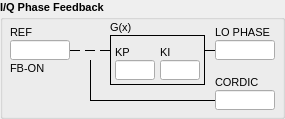
     <widget class="QGroupBox" name="groupBox_2">
      <property name="sizePolicy">
       <sizepolicy hsizetype="Minimum" vsizetype="Minimum">
        <horstretch>0</horstretch>
        <verstretch>0</verstretch>
       </sizepolicy>
      </property>
      <property name="minimumSize">
       <size>
        <width>285</width>
        <height>115</height>
       </size>
      </property>
      <property name="font">
       <font>
        <pointsize>8</pointsize>
        <weight>75</weight>
        <bold>true</bold>
       </font>
      </property>
      <property name="title">
       <string>I/Q Phase Feedback</string>
      </property>
      <widget class="caLineEdit" name="caLineEdit_2">
       <property name="geometry">
        <rect>
         <x>215</x>
         <y>90</y>
         <width>60</width>
         <height>20</height>
        </rect>
       </property>
       <property name="minimumSize">
        <size>
         <width>60</width>
         <height>0</height>
        </size>
       </property>
       <property name="font">
        <font>
         <family>Lucida Sans Typewriter</family>
         <pointsize>8</pointsize>
        </font>
       </property>
       <property name="alignment">
        <set>Qt::AlignAbsolute|Qt::AlignRight|Qt::AlignTrailing|Qt::AlignVCenter</set>
       </property>
       <property name="channel" stdset="0">
        <string notr="true">$(DEV):PH-REF-R</string>
       </property>
       <property name="foreground">
        <color>
         <red>0</red>
         <green>0</green>
         <blue>0</blue>
        </color>
       </property>
       <property name="background">
        <color>
         <red>187</red>
         <green>187</green>
         <blue>187</blue>
        </color>
       </property>
       <property name="colorMode">
        <enum>caLineEdit::Static</enum>
       </property>
       <property name="precisionMode">
        <enum>caLineEdit::Channel</enum>
       </property>
       <property name="limitsMode">
        <enum>caLineEdit::Channel</enum>
       </property>
       <property name="maxValue">
        <double>1.000000000000000</double>
       </property>
       <property name="minValue">
        <double>0.000000000000000</double>
       </property>
       <property name="fontScaleMode">
        <enum>caLineEdit::None</enum>
       </property>
       <property name="formatType">
        <enum>caLineEdit::decimal</enum>
       </property>
      </widget>
      <widget class="caGraphics" name="caGraphics_1">
       <property name="geometry">
        <rect>
         <x>80</x>
         <y>40</y>
         <width>20</width>
         <height>20</height>
        </rect>
       </property>
       <property name="foreground">
        <color>
         <red>0</red>
         <green>0</green>
         <blue>0</blue>
        </color>
       </property>
       <property name="linestyle" stdset="0">
        <enum>caGraphics::Solid</enum>
       </property>
       <property name="lineColor">
        <color>
         <red>0</red>
         <green>0</green>
         <blue>0</blue>
        </color>
       </property>
       <property name="form">
        <enum>caGraphics::Circle</enum>
       </property>
       <property name="background" stdset="0">
        <color alpha="0">
         <red>0</red>
         <green>0</green>
         <blue>0</blue>
        </color>
       </property>
      </widget>
      <widget class="caTextEntry" name="caTextEntry_4">
       <property name="geometry">
        <rect>
         <x>10</x>
         <y>40</y>
         <width>60</width>
         <height>20</height>
        </rect>
       </property>
       <property name="minimumSize">
        <size>
         <width>60</width>
         <height>0</height>
        </size>
       </property>
       <property name="font">
        <font>
         <family>Lucida Sans Typewriter</family>
         <pointsize>8</pointsize>
        </font>
       </property>
       <property name="channel" stdset="0">
        <string notr="true">$(DEV):PH-REF-FB-REF</string>
       </property>
       <property name="foreground">
        <color>
         <red>0</red>
         <green>0</green>
         <blue>0</blue>
        </color>
       </property>
       <property name="background">
        <color>
         <red>187</red>
         <green>187</green>
         <blue>187</blue>
        </color>
       </property>
       <property name="colorMode">
        <enum>caLineEdit::Static</enum>
       </property>
       <property name="precision">
        <number>1</number>
       </property>
       <property name="precisionMode">
        <enum>caLineEdit::User</enum>
       </property>
       <property name="limitsMode">
        <enum>caLineEdit::Channel</enum>
       </property>
       <property name="maxValue">
        <double>1.000000000000000</double>
       </property>
       <property name="minValue">
        <double>0.000000000000000</double>
       </property>
       <property name="fontScaleMode">
        <enum>caLineEdit::Height</enum>
       </property>
       <property name="formatType">
        <enum>caLineEdit::decimal</enum>
       </property>
      </widget>
      <widget class="caLineEdit" name="caLineEdit_3">
       <property name="geometry">
        <rect>
         <x>215</x>
         <y>40</y>
         <width>60</width>
         <height>20</height>
        </rect>
       </property>
       <property name="minimumSize">
        <size>
         <width>60</width>
         <height>0</height>
        </size>
       </property>
       <property name="font">
        <font>
         <family>Lucida Sans Typewriter</family>
         <pointsize>8</pointsize>
        </font>
       </property>
       <property name="alignment">
        <set>Qt::AlignAbsolute|Qt::AlignRight|Qt::AlignTrailing|Qt::AlignVCenter</set>
       </property>
       <property name="channel" stdset="0">
        <string notr="true">$(DEV):PH-REF-FB-VAL</string>
       </property>
       <property name="foreground">
        <color>
         <red>0</red>
         <green>0</green>
         <blue>0</blue>
        </color>
       </property>
       <property name="background">
        <color>
         <red>187</red>
         <green>187</green>
         <blue>187</blue>
        </color>
       </property>
       <property name="colorMode">
        <enum>caLineEdit::Static</enum>
       </property>
       <property name="precisionMode">
        <enum>caLineEdit::Channel</enum>
       </property>
       <property name="limitsMode">
        <enum>caLineEdit::Channel</enum>
       </property>
       <property name="maxValue">
        <double>1.000000000000000</double>
       </property>
       <property name="minValue">
        <double>0.000000000000000</double>
       </property>
       <property name="fontScaleMode">
        <enum>caLineEdit::None</enum>
       </property>
       <property name="formatType">
        <enum>caLineEdit::decimal</enum>
       </property>
      </widget>
      <widget class="caChoice" name="caChoice_3">
       <property name="geometry">
        <rect>
         <x>10</x>
         <y>75</y>
         <width>60</width>
         <height>30</height>
        </rect>
       </property>
       <property name="sizePolicy">
        <sizepolicy hsizetype="Fixed" vsizetype="Fixed">
         <horstretch>0</horstretch>
         <verstretch>0</verstretch>
        </sizepolicy>
       </property>
       <property name="minimumSize">
        <size>
         <width>60</width>
         <height>30</height>
        </size>
       </property>
       <property name="font">
        <font>
         <pointsize>8</pointsize>
        </font>
       </property>
       <property name="channel" stdset="0">
        <string notr="true">$(DEV):PH-REF-FB-ON</string>
       </property>
       <property name="foreground">
        <color>
         <red>0</red>
         <green>0</green>
         <blue>0</blue>
        </color>
       </property>
       <property name="background">
        <color>
         <red>187</red>
         <green>187</green>
         <blue>187</blue>
        </color>
       </property>
       <property name="colorMode">
        <enum>caChoice::Static</enum>
       </property>
       <property name="endBit">
        <number>1</number>
       </property>
       <property name="fontScaleMode">
        <enum>EPushButton::None</enum>
       </property>
      </widget>
      <widget class="Line" name="line_41">
       <property name="geometry">
        <rect>
         <x>90</x>
         <y>95</y>
         <width>125</width>
         <height>10</height>
        </rect>
       </property>
       <property name="frameShadow">
        <enum>QFrame::Plain</enum>
       </property>
       <property name="lineWidth">
        <number>1</number>
       </property>
       <property name="orientation">
        <enum>Qt::Horizontal</enum>
       </property>
      </widget>
      <widget class="Line" name="line_48">
       <property name="geometry">
        <rect>
         <x>85</x>
         <y>60</y>
         <width>10</width>
         <height>40</height>
        </rect>
       </property>
       <property name="frameShadow">
        <enum>QFrame::Plain</enum>
       </property>
       <property name="lineWidth">
        <number>1</number>
       </property>
       <property name="orientation">
        <enum>Qt::Vertical</enum>
       </property>
      </widget>
      <widget class="Line" name="line_31">
       <property name="geometry">
        <rect>
         <x>100</x>
         <y>45</y>
         <width>10</width>
         <height>10</height>
        </rect>
       </property>
       <property name="frameShadow">
        <enum>QFrame::Plain</enum>
       </property>
       <property name="lineWidth">
        <number>1</number>
       </property>
       <property name="orientation">
        <enum>Qt::Horizontal</enum>
       </property>
      </widget>
      <widget class="Line" name="line_32">
       <property name="geometry">
        <rect>
         <x>70</x>
         <y>45</y>
         <width>10</width>
         <height>10</height>
        </rect>
       </property>
       <property name="frameShadow">
        <enum>QFrame::Plain</enum>
       </property>
       <property name="lineWidth">
        <number>1</number>
       </property>
       <property name="orientation">
        <enum>Qt::Horizontal</enum>
       </property>
      </widget>
      <widget class="Line" name="line_33">
       <property name="geometry">
        <rect>
         <x>205</x>
         <y>45</y>
         <width>10</width>
         <height>10</height>
        </rect>
       </property>
       <property name="frameShadow">
        <enum>QFrame::Plain</enum>
       </property>
       <property name="lineWidth">
        <number>1</number>
       </property>
       <property name="orientation">
        <enum>Qt::Horizontal</enum>
       </property>
      </widget>
      <widget class="Line" name="line_38">
       <property name="geometry">
        <rect>
         <x>85</x>
         <y>45</y>
         <width>10</width>
         <height>10</height>
        </rect>
       </property>
       <property name="frameShadow">
        <enum>QFrame::Plain</enum>
       </property>
       <property name="lineWidth">
        <number>1</number>
       </property>
       <property name="orientation">
        <enum>Qt::Horizontal</enum>
       </property>
      </widget>
      <widget class="QLabel" name="label_39">
       <property name="geometry">
        <rect>
         <x>215</x>
         <y>25</y>
         <width>60</width>
         <height>15</height>
        </rect>
       </property>
       <property name="sizePolicy">
        <sizepolicy hsizetype="Preferred" vsizetype="Fixed">
         <horstretch>0</horstretch>
         <verstretch>0</verstretch>
        </sizepolicy>
       </property>
       <property name="minimumSize">
        <size>
         <width>0</width>
         <height>15</height>
        </size>
       </property>
       <property name="font">
        <font>
         <weight>50</weight>
         <bold>false</bold>
        </font>
       </property>
       <property name="text">
        <string>LO PHASE</string>
       </property>
       <property name="alignment">
        <set>Qt::AlignLeading|Qt::AlignLeft|Qt::AlignVCenter</set>
       </property>
      </widget>
      <widget class="QLabel" name="label_40">
       <property name="geometry">
        <rect>
         <x>215</x>
         <y>75</y>
         <width>60</width>
         <height>15</height>
        </rect>
       </property>
       <property name="sizePolicy">
        <sizepolicy hsizetype="Preferred" vsizetype="Fixed">
         <horstretch>0</horstretch>
         <verstretch>0</verstretch>
        </sizepolicy>
       </property>
       <property name="minimumSize">
        <size>
         <width>0</width>
         <height>15</height>
        </size>
       </property>
       <property name="font">
        <font>
         <weight>50</weight>
         <bold>false</bold>
        </font>
       </property>
       <property name="text">
        <string>CORDIC</string>
       </property>
       <property name="alignment">
        <set>Qt::AlignLeading|Qt::AlignLeft|Qt::AlignVCenter</set>
       </property>
      </widget>
      <widget class="QLabel" name="label_41">
       <property name="geometry">
        <rect>
         <x>10</x>
         <y>60</y>
         <width>56</width>
         <height>16</height>
        </rect>
       </property>
       <property name="sizePolicy">
        <sizepolicy hsizetype="Preferred" vsizetype="Fixed">
         <horstretch>0</horstretch>
         <verstretch>0</verstretch>
        </sizepolicy>
       </property>
       <property name="minimumSize">
        <size>
         <width>0</width>
         <height>15</height>
        </size>
       </property>
       <property name="font">
        <font>
         <weight>50</weight>
         <bold>false</bold>
        </font>
       </property>
       <property name="text">
        <string>FB-ON</string>
       </property>
       <property name="alignment">
        <set>Qt::AlignLeading|Qt::AlignLeft|Qt::AlignVCenter</set>
       </property>
      </widget>
      <widget class="QLabel" name="label_42">
       <property name="geometry">
        <rect>
         <x>10</x>
         <y>25</y>
         <width>40</width>
         <height>15</height>
        </rect>
       </property>
       <property name="sizePolicy">
        <sizepolicy hsizetype="Preferred" vsizetype="Fixed">
         <horstretch>0</horstretch>
         <verstretch>0</verstretch>
        </sizepolicy>
       </property>
       <property name="minimumSize">
        <size>
         <width>0</width>
         <height>15</height>
        </size>
       </property>
       <property name="font">
        <font>
         <weight>50</weight>
         <bold>false</bold>
        </font>
       </property>
       <property name="text">
        <string>REF</string>
       </property>
       <property name="alignment">
        <set>Qt::AlignLeading|Qt::AlignLeft|Qt::AlignVCenter</set>
       </property>
      </widget>
      <widget class="QLabel" name="label_43">
       <property name="geometry">
        <rect>
         <x>110</x>
         <y>20</y>
         <width>40</width>
         <height>15</height>
        </rect>
       </property>
       <property name="sizePolicy">
        <sizepolicy hsizetype="Preferred" vsizetype="Fixed">
         <horstretch>0</horstretch>
         <verstretch>0</verstretch>
        </sizepolicy>
       </property>
       <property name="minimumSize">
        <size>
         <width>0</width>
         <height>15</height>
        </size>
       </property>
       <property name="font">
        <font>
         <weight>50</weight>
         <bold>false</bold>
        </font>
       </property>
       <property name="text">
        <string>G(x)</string>
       </property>
       <property name="alignment">
        <set>Qt::AlignLeading|Qt::AlignLeft|Qt::AlignVCenter</set>
       </property>
      </widget>
      <widget class="QFrame" name="frame_13">
       <property name="geometry">
        <rect>
         <x>110</x>
         <y>35</y>
         <width>95</width>
         <height>50</height>
        </rect>
       </property>
       <property name="frameShape">
        <enum>QFrame::Box</enum>
       </property>
       <property name="frameShadow">
        <enum>QFrame::Plain</enum>
       </property>
       <widget class="QLabel" name="label_44">
        <property name="geometry">
         <rect>
          <x>5</x>
          <y>10</y>
          <width>40</width>
          <height>15</height>
         </rect>
        </property>
        <property name="sizePolicy">
         <sizepolicy hsizetype="Preferred" vsizetype="Fixed">
          <horstretch>0</horstretch>
          <verstretch>0</verstretch>
         </sizepolicy>
        </property>
        <property name="minimumSize">
         <size>
          <width>0</width>
          <height>15</height>
         </size>
        </property>
        <property name="font">
         <font>
          <weight>50</weight>
          <bold>false</bold>
         </font>
        </property>
        <property name="text">
         <string>KP</string>
        </property>
        <property name="alignment">
         <set>Qt::AlignLeading|Qt::AlignLeft|Qt::AlignVCenter</set>
        </property>
       </widget>
       <widget class="QLabel" name="label_45">
        <property name="geometry">
         <rect>
          <x>50</x>
          <y>10</y>
          <width>40</width>
          <height>15</height>
         </rect>
        </property>
        <property name="sizePolicy">
         <sizepolicy hsizetype="Preferred" vsizetype="Fixed">
          <horstretch>0</horstretch>
          <verstretch>0</verstretch>
         </sizepolicy>
        </property>
        <property name="minimumSize">
         <size>
          <width>0</width>
          <height>15</height>
         </size>
        </property>
        <property name="font">
         <font>
          <weight>50</weight>
          <bold>false</bold>
         </font>
        </property>
        <property name="text">
         <string>KI</string>
        </property>
        <property name="alignment">
         <set>Qt::AlignLeading|Qt::AlignLeft|Qt::AlignVCenter</set>
        </property>
       </widget>
       <widget class="caTextEntry" name="caTextEntry_3">
        <property name="geometry">
         <rect>
          <x>5</x>
          <y>25</y>
          <width>40</width>
          <height>20</height>
         </rect>
        </property>
        <property name="font">
         <font>
          <family>Lucida Sans Typewriter</family>
          <pointsize>8</pointsize>
         </font>
        </property>
        <property name="channel" stdset="0">
         <string notr="true">$(DEV):PH-REF-FB-KP</string>
        </property>
        <property name="foreground">
         <color>
          <red>0</red>
          <green>0</green>
          <blue>0</blue>
         </color>
        </property>
        <property name="background">
         <color>
          <red>187</red>
          <green>187</green>
          <blue>187</blue>
         </color>
        </property>
        <property name="colorMode">
         <enum>caLineEdit::Static</enum>
        </property>
        <property name="precision">
         <number>2</number>
        </property>
        <property name="precisionMode">
         <enum>caLineEdit::User</enum>
        </property>
        <property name="limitsMode">
         <enum>caLineEdit::Channel</enum>
        </property>
        <property name="maxValue">
         <double>1.000000000000000</double>
        </property>
        <property name="minValue">
         <double>0.000000000000000</double>
        </property>
        <property name="fontScaleMode">
         <enum>caLineEdit::Height</enum>
        </property>
        <property name="formatType">
         <enum>caLineEdit::decimal</enum>
        </property>
       </widget>
       <widget class="caTextEntry" name="caTextEntry_5">
        <property name="geometry">
         <rect>
          <x>50</x>
          <y>25</y>
          <width>40</width>
          <height>20</height>
         </rect>
        </property>
        <property name="font">
         <font>
          <family>Lucida Sans Typewriter</family>
          <pointsize>8</pointsize>
         </font>
        </property>
        <property name="channel" stdset="0">
         <string notr="true">$(DEV):PH-REF-FB-KI</string>
        </property>
        <property name="foreground">
         <color>
          <red>0</red>
          <green>0</green>
          <blue>0</blue>
         </color>
        </property>
        <property name="background">
         <color>
          <red>187</red>
          <green>187</green>
          <blue>187</blue>
         </color>
        </property>
        <property name="colorMode">
         <enum>caLineEdit::Static</enum>
        </property>
        <property name="precision">
         <number>2</number>
        </property>
        <property name="precisionMode">
         <enum>caLineEdit::User</enum>
        </property>
        <property name="limitsMode">
         <enum>caLineEdit::Channel</enum>
        </property>
        <property name="maxValue">
         <double>1.000000000000000</double>
        </property>
        <property name="minValue">
         <double>0.000000000000000</double>
        </property>
        <property name="fontScaleMode">
         <enum>caLineEdit::Height</enum>
        </property>
        <property name="formatType">
         <enum>caLineEdit::decimal</enum>
        </property>
       </widget>
      </widget>
     </widget>
